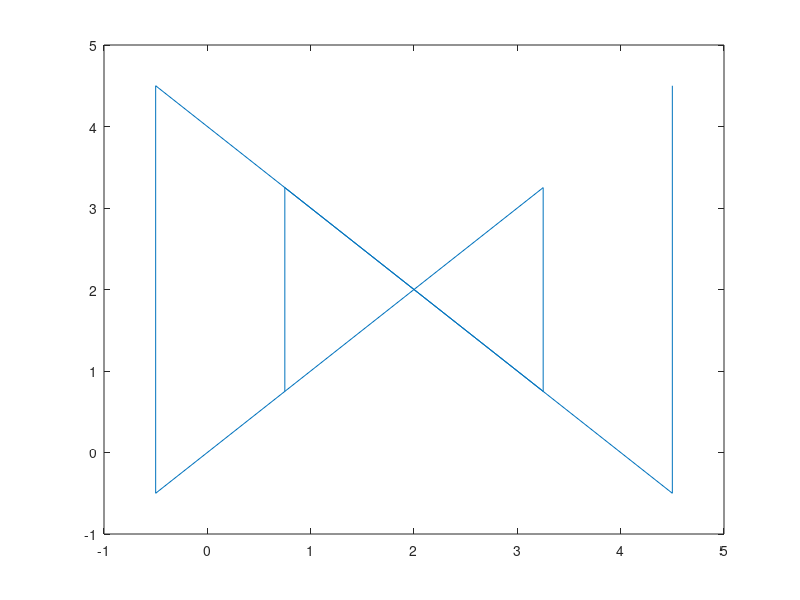

Write MATLAB code to recreate this figure.
% @autor: Armando Salazar
% @date: 27-11-23

clear, clc
center = [2 2 5];

points = [
    1 1 1;
    1 3 1;
    3 1 1;
    3 3 1;
    1 1 3;
    1 3 3;
    3 1 3;
    3 3 3];
u = - center(3) ./ (points(:,3) - center(3));
points(:,1) = center(1) + (points(:,1) - center(1)) .* u;
points(:,2) = center(2) + (points(:,2) - center(2)) .* u;

clear u

x = points(:,1);
y = points(:,2);

plot(x, y, 'o')

grid on
axis equal
xlim([-max(abs(x)), max(abs(x))]);
ylim([-max(abs(y)), max(abs(y))]);

for i = 1:length(x)
    % text(x(i), y(i), sprintf('(%d, %d)', round(x(i)), round(y(i))), 'VerticalAlignment', 'bottom', 'HorizontalAlignment', 'right');
    text(x(i), y(i), sprintf('(%.2f, %.2f)', x(i), y(i)), 'VerticalAlignment', 'bottom', 'HorizontalAlignment', 'right');
end

clear i x y

temp = points;

points(:,1) .* 2;

plot(points(:,1), points(:,2));